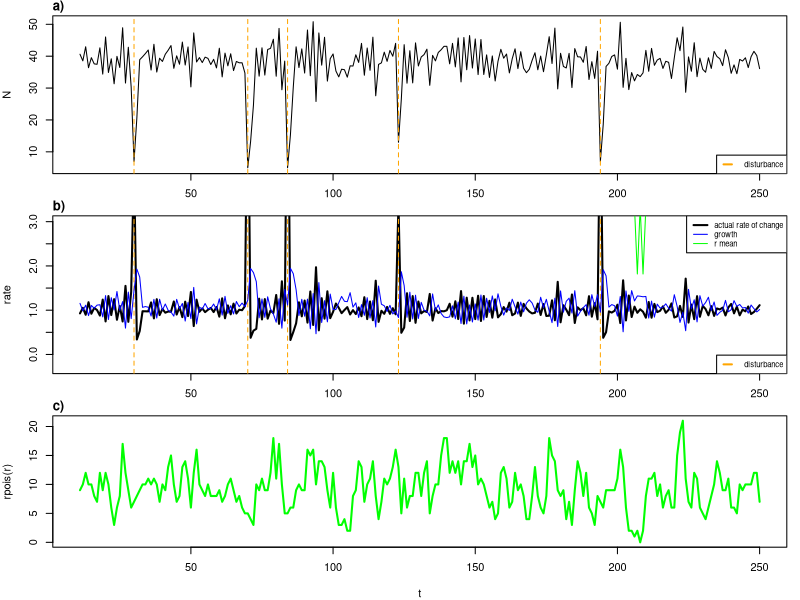
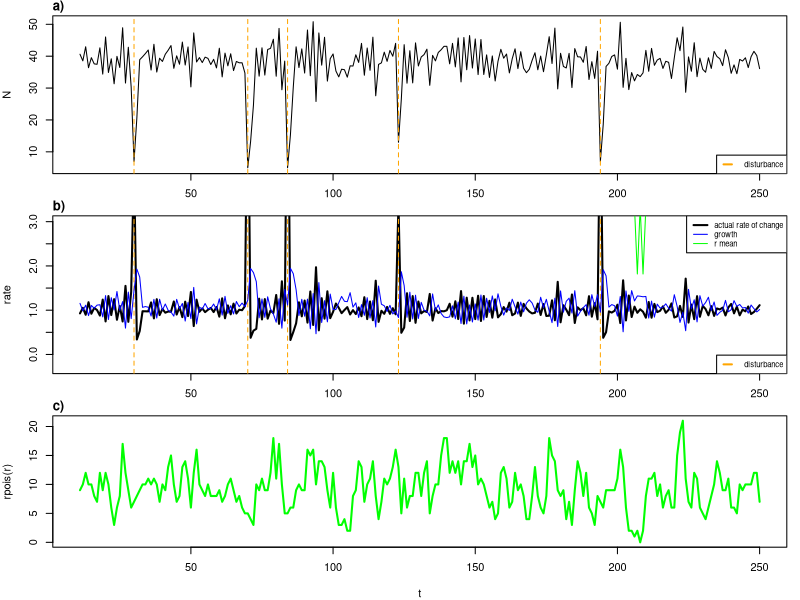

Write the R code that produced these figures, in order.
# Beverton-Holt Model

inv.plogis <- binomial()$linkfun

# Function to simulate Beverton-Holt model
beverton_holt <- function(
    N0, timesteps, spinup = 0, sample_interval = 1,
    b0_e = 0.0, b1_e = 0.0,
    b0_k = 100, b1_k = 0.3, 
    b1_g = 0.0, b2_g = 0,
    b0_r = 1, b1_recr = 0.1, b2_recr = -0.001, opt_x1 = 1,
    distP = 0.01, Nrep = 1
    ) {
  
  out_df <- data.frame(
    rep = integer(), t = integer(), N=numeric(), x1=numeric(), K=numeric(), g=numeric(), 
    recr = numeric(), recr_mean = numeric(), disturbance = integer(), 
    actualR = numeric())
  
  for(rep_i in 1:Nrep){
    
    # Create vectors to store N sizes and time steps
    N <- numeric(timesteps)
    
    # Set initial N size
    N[1] <- N0
    recr = 1

    for (t in 2:timesteps) {
      #if(t < cc_range[1]) 
      x1 = b0_e + rnorm(1,0,.02)
      x1[x1>1] = 1
      x1[x1<0] = 0
      #x1 = plogis(b0_e + b1_e*(t - opt_x1)^2+runif(1,0,1))
      K = b0_k + b1_k * x1
      g = plogis(b1_g * x1 + b2_g*N[t-1])*2
    
      #recr_mean = b0_r*exp(b1_recr*x1 + b2_recr*N[t] - 1)
      
      # Simulate N dynamics
      disturbance = rbinom(1,1,1-distP)
      
      N[t] <- (g * N[t-1]) / (1 + (N[t-1] / K))*disturbance
      
      recr = max(recr, 1)
      K_r = 10
      g_recr = plogis(b0_r + b1_recr*x1+b2_recr*N[t])*2
      if(g_recr < 0.0001) g_recr = 0
      recr_mean = (g_recr * recr) / (1 + (recr / K_r))
      
      recr = rpois(1, recr_mean)  
      
      N[t] = N[t] + recr
      
      out_df <- rbind(
        out_df,
        data.frame(rep=rep_i, t=t, N=N[t], x1, K, g, recr_mean, recr,disturbance, actualR = N[t-1]/N[t])
      )
      
    }
  }

  sample_vec <- seq(spinup, timesteps-1, sample_interval)
  # Return the N sizes and time steps
  return(out_df[sample_vec,])
}

# Run the Beverton-Holt model simulation
sim_df <- beverton_holt(N0 = 10, timesteps = 500, 
  b0_e = 1, b1_e = 0.0,
  b0_k = 100, b1_k = 4.9, b1_g = 1.4, b0_r = 30, b1_recr = 8.1, b2_recr = -3.1, 
  distP = 0.02, Nrep = 1, opt_x1 = 250
)

#sim_df <- aggregate(. ~ t, data = sim_df, mean, na.rm = TRUE)

plot_bh <- function(sim_df){
  par(mfrow =c(3,1),mar=c(2,4,1.2,1))
  plot(N~t, data = sim_df, type = "l")
  title("a)", adj = 0, line = 0.4, cex = 10)
  abline(h = 100)
  abline(v = sim_df[sim_df$disturbance == 0,]$t, col = "orange", lty = 2)
  legend("bottomright",legend = c("disturbance"), 
         col = c("orange"), lty = 2, lwd = c(2), cex = 0.7)
  # abline(v = c(seq(0,nrow(sim_df), 100)), col = "grey50", lty = 2)
  plot(actualR~t, data = sim_df, type = "l", ylim = c(-0.3,3), lwd = 2, ylab = "rate")
  title("b)", adj = 0, line = 0.4, cex = 10)
  # abline(v = c(seq(0,nrow(sim_df), 100)), col = "grey50", lty = 2)
  abline(v = sim_df[sim_df$disturbance == 0,]$t, col = "orange", lty = 2)
  lines(g~t, data = sim_df, col = "blue")
  lines(recr_mean~t, data = sim_df, col = "green")
  #lines(K~t, data = sim_df, col = "red")
  
  legend("topright",legend = c("actual rate of change","growth","r mean"), 
         col = c("black","blue","green"), lty = 1, lwd = c(2,1,1,1), cex = 0.7)
  legend("bottomright",legend = c("disturbance"), 
         col = c("orange"), lty = 2, lwd = c(2), cex = 0.7)
  par(mar=c(4,4,1.2,1))
  plot(recr~t, data = sim_df, type = "l", lwd = 2, col = "green", ylab = "rpois(r)")
  title("c)", adj = 0, line = 0.4, cex = 10)
}
data.frame(
  par = c("distP", "b0_e","b1_recr", "b2_recr", "b1_g","b2_g"),
  default = c(0.01, 0.5, 20, -0.2, 3, -0.1),
  min = c(0, 0, 0, -5, 0, -5),
  max = c(0.2, 1, 50, 0, 10,0)
)

set.seed(1)
sim_df <- beverton_holt(
  N0 = 0,
  timesteps = 250,
  spinup = 10L,
  b0_e = 0.8,
  b1_e = 0.0,
  b0_k = 100,
  b1_k = 0,
  b1_g = 5,
  b2_g = -0.1,
  b0_r = 30,
  b1_recr = 0.1,
  b2_recr = -0.3,
  distP = 0.02,
  Nrep = 1,
  opt_x1 = 250)
# sim_df <- beverton_holt(
#   N0 = 0, timesteps = 250, spinup = 0,
#   b0_e = 0.5, b1_e = 0,
#   b0_k = 100, b1_k = 0, 
#   b1_g = 10, b2_g = -0.1,
#   b0_r = inv.plogis(0.0001), b1_recr = 20, b2_recr = -0.2,
#   distP = 0.02, Nrep = 1, opt_x1 = 250)
plot_bh(sim_df)
tiff("figures/bh-simple.tiff", units = "in", width = 5, height = 5, res = 300, compression = "lzw")
plot_bh(sim_df)
dev.off()

inv.plogis(0)
head(1)
